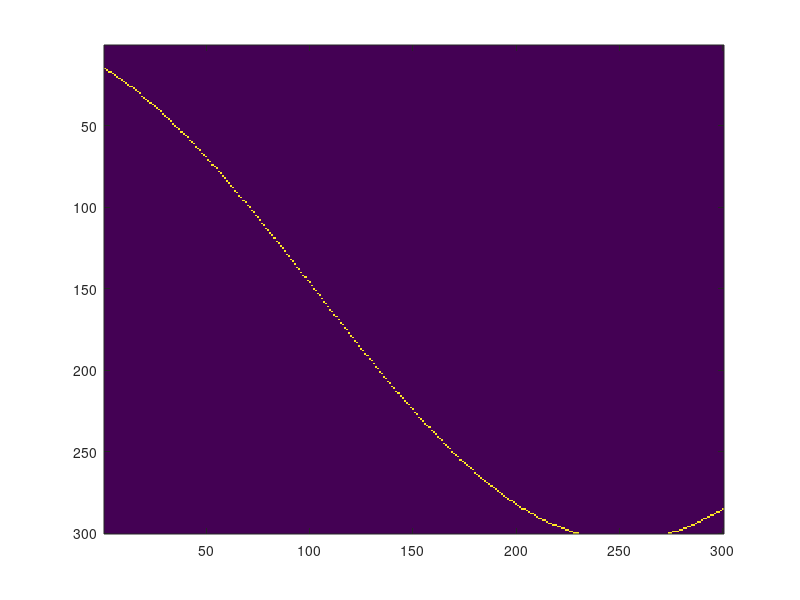

The MATLAB script that drew this image:
% (a)
bins_theta = 300; bins_rho = 300; % Resolution of the accumulator array
max_rho = 100; % Usually the diagonal of the image
val_theta = (linspace(-90, 90, bins_theta) / 180) * pi; % Values of theta are known
val_rho = linspace(-max_rho, max_rho, bins_rho);

A = zeros(bins_rho, bins_theta);
B = zeros(bins_rho, bins_theta);
C = zeros(bins_rho, bins_theta);
D = zeros(bins_rho, bins_theta);

% for point at (50, 90)
x = 50;
y = 90;

rho = x * cos(val_theta) + y * sin(val_theta); % compute rho for all thetas
bin_rho = round(((rho + max_rho) / (2 * max_rho)) * length(val_rho)); % Compute bins for rho

for i = 1:bins_theta % Go over all the points
    if bin_rho(i) > 0 && bin_rho(i) <= bins_rho % Mandatory out-of-bounds check
        A(bin_rho(i), i) = A(bin_rho(i), i) + 1; % Increment the accumulator cells
    end;
end;

imagesc(A); % Display status of the accumulator